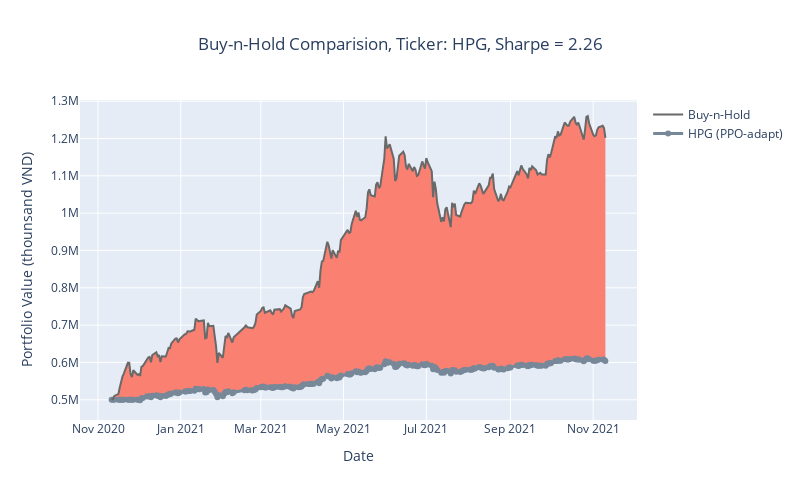

This figure's notebook cell:
### Code cell
_agent = agent

# evaluate
envs.train(False)
info = play_an_episode(_agent, envs)
df = info["final_info"][0]["final_history"]
returns = df.set_index("time")["portfolio_value"].pct_change()
results = create_performance(returns, plot=False)
buy_and_hold_plot(df, "HPG (PPO-adapt)", sharpe=results['sharpe_ratio'], init_cash=envs.envs[0].init_cash)

### Figure 1 — Plotly figure (JSON) as saved in the notebook; plotly's stock layout.template omitted (floating-point values rounded to 4 significant figures; data arrays with more than 128 entries replaced by an {"elided": "..."} marker saying what was removed)
{"data": [{"hoverinfo": "skip", "line": {"color": "rgba(0, 0, 0, 0)", "width": 0}, "opacity": 0, "showlegend": false, "type": "scatter", "x": {"elided": "250 str values"}, "y": {"elided": "250 float values"}}, {"connectgaps": false, "fill": "tonexty", "fillcolor": "salmon", "hoverinfo": "skip", "line": {"color": "rgba(0, 0, 0, 0)", "width": 0}, "opacity": 0, "showlegend": false, "type": "scatter", "x": {"elided": "250 str values"}, "y": {"elided": "250 float values"}}, {"line": {"color": "lightslategray", "width": 3}, "mode": "lines+markers", "name": "HPG (PPO-adapt)", "showlegend": true, "type": "scatter", "x": {"elided": "250 str values"}, "y": {"elided": "250 float values"}}, {"line": {"color": "dimgray", "width": 2}, "mode": "lines", "name": "Buy-n-Hold", "showlegend": true, "type": "scatter", "x": {"elided": "250 str values"}, "y": {"elided": "250 float values"}}], "layout": {"height": 500, "title": {"text": "Buy-n-Hold Comparision, Ticker: HPG, Sharpe = 2.26", "x": 0.5}, "width": 800, "xaxis": {"title": {"text": "Date"}}, "yaxis": {"title": {"text": "Portfolio Value (thounsand VND)"}}}}
